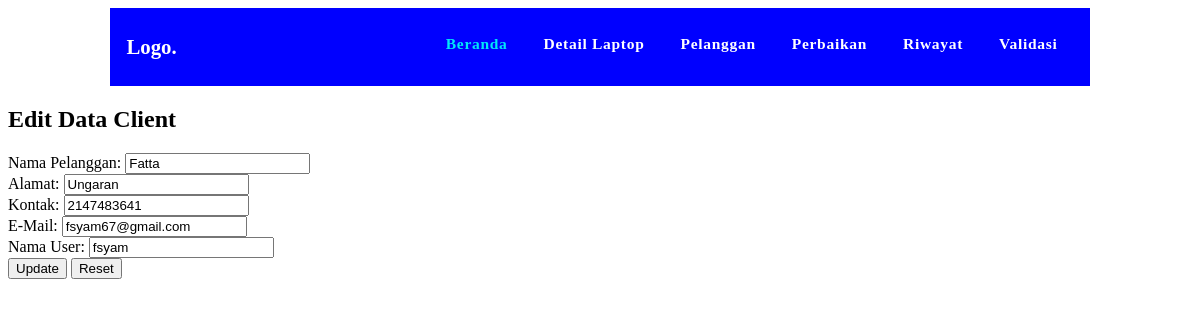
Page /servD/admin/edit_client.php?id=4 on the committed database.
### tables this page shows
CREATE TABLE `pelanggan` (
  `id_user` int(10) NOT NULL,
  `nama` varchar(25) DEFAULT NULL,
  `alamat` varchar(50) DEFAULT NULL,
  `NomorKontak` int(12) DEFAULT NULL,
  `Email` varchar(25) DEFAULT NULL,
  `username` char(10) DEFAULT NULL,
  `katasandi` char(12) DEFAULT NULL,
  `peran` char(10) DEFAULT NULL
);

### servD/admin/edit_client.php (the view, shortened to what this page needs)
<?php
include "../koneksi.php";
if (isset($_GET['id'])) {
    $idUser = $_GET['id'];
    $query = "SELECT id_user, nama AS 'Nama Pelanggan', alamat AS 'Alamat', NomorKontak AS 'Kontak', Email AS 'E-Mail', username AS 'Nama User' FROM Pelanggan WHERE id_user = ?";
    $stmt = mysqli_prepare($link, $query);
    mysqli_stmt_bind_param($stmt, "i", $idUser);
    mysqli_stmt_execute($stmt);
    $result = mysqli_stmt_get_result($stmt);
    if (mysqli_num_rows($result) > 0) {
        $row = mysqli_fetch_assoc($result);
        ?>
        <html>
        <head>
            <?php include "menu.php"; ?>
            <link rel="stylesheet" href="style.css">
        </head>
        <body>
            <h2>Edit Data Client</h2>
            <form action="update_client.php" method="POST">
                <label for="nama">Nama Pelanggan:</label>
                <input type="text" name="nama" id="nama" value="<?php echo $row['Nama Pelanggan']; ?>"><br>
                <label for="alamat">Alamat:</label>
                <input type="text" name="alamat" id="alamat" value="<?php echo $row['Alamat']; ?>"><br>
                <label for="kontak">Kontak:</label>
                <input type="text" name="kontak" id="kontak" value="<?php echo $row['Kontak']; ?>"><br>
                <label for="email">E-Mail:</label>
                <input type="email" name="email" id="email" value="<?php echo $row['E-Mail']; ?>"><br>
                <label for="username">Nama User:</label>
                <input type="text" name="username" id="username" value="<?php echo $row['Nama User']; ?>"><br>
                <input type="submit" value="Update">
                <input type="reset" value="Reset">
            </form>
        </body>
        </html>
        <?php
    } else {
        echo "Data client tidak ditemukan.";
    }
} else {
    echo "ID client tidak diberikan.";
}
?>

### rows in the picture
pelanggan: nama "Fatta", alamat "Ungaran", kontak "2147483641", email "fsyam67@gmail.com", username "fsyam"
